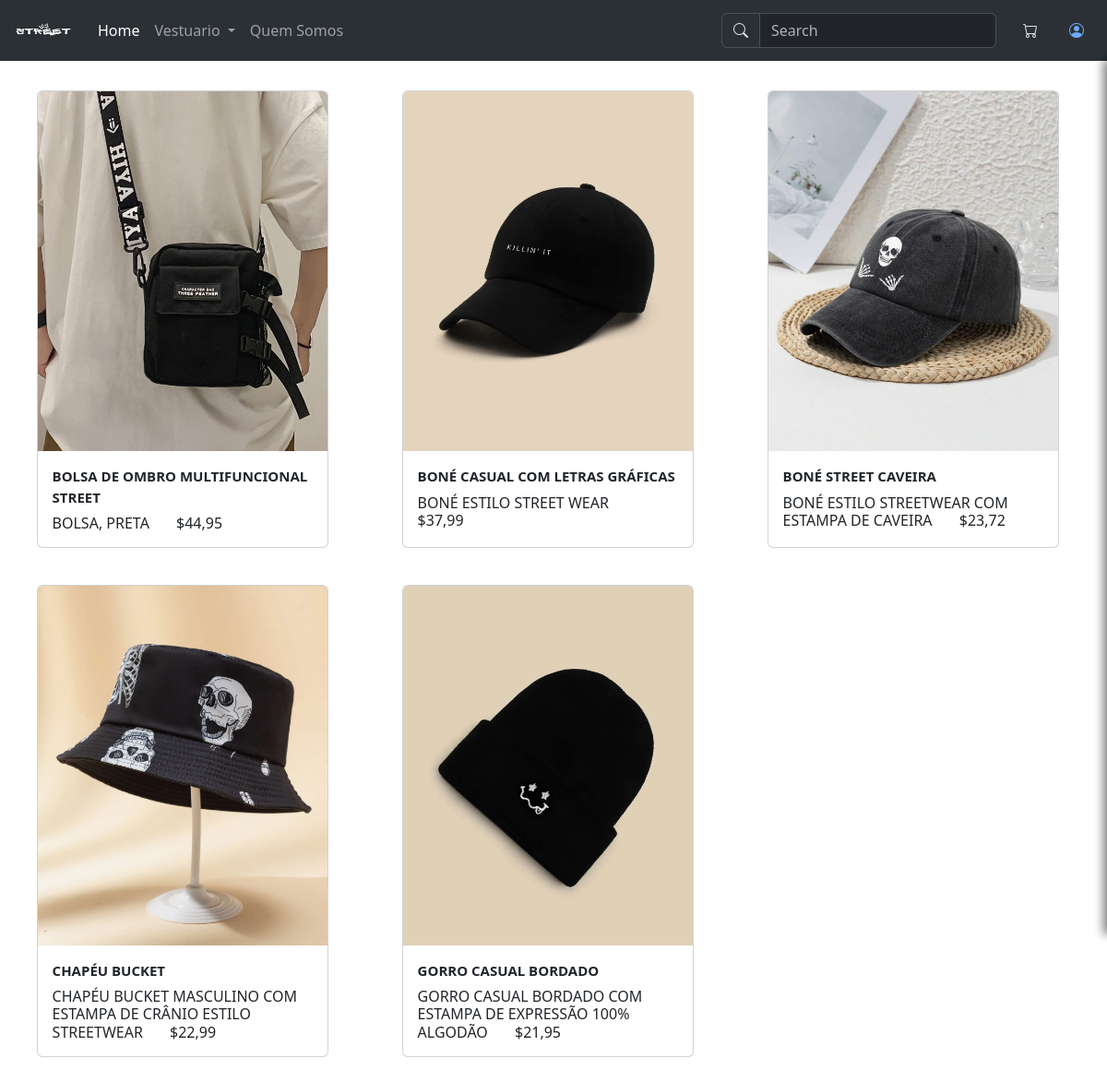
The app's page /index.php?pagina=catalogo&categoria=acessorio with its own data.
### tables this page shows
CREATE TABLE `produtos` (
  `id` int(11) NOT NULL,
  `categoria` varchar(255) NOT NULL,
  `nome_produto` varchar(255) NOT NULL,
  `descricao` varchar(255) NOT NULL,
  `preco` varchar(250) NOT NULL,
  `estoque` varchar(250) NOT NULL,
  `tamanho` varchar(255) NOT NULL,
  `Cor` varchar(255) NOT NULL,
  `Imagem_link_1` varchar(255) NOT NULL,
  `Imagem_link_2` varchar(255) NOT NULL
);

### modules/catalogo.php (the view)
<?php
include_once('conexao.php');
$select = "SELECT * FROM produtos WHERE categoria = '$_GET[categoria]'";
$res= $conexao->query($select);
while($resX = mysqli_fetch_assoc($res)){
    echo"
    <div class='card' style='width: 80%;'><a  href='./index.php?pagina=produto&id=$resX[id]'><img src='$resX[Imagem_link_1]' class='card-img-top' alt='...' style='width: 100%; height: 390px; object-fit: cover;'></a>
        <svg onclick='addcarrinho($resX[id])' xmlns='http://www.w3.org/2000/svg' width='40' height='40' fill='currentColor' class='bi bi-bag-plus-fill' viewBox='0 0 16 16'>
        <path fill-rule='evenodd' d='M10.5 3.5a2.5 2.5 0 0 0-5 0V4h5zm1 0V4H15v10a2 2 0 0 1-2 2H3a2 2 0 0 1-2-2V4h3.5v-.5a3.5 3.5 0 1 1 7 0M8.5 8a.5.5 0 0 0-1 0v1.5H6a.5.5 0 0 0 0 1h1.5V12a.5.5 0 0 0 1 0v-1.5H10a.5.5 0 0 0 0-1H8.5z'/>
        </svg>
        <div class='card-body'>
        <p class='card-title text-start' style='font-size: 15px;font-weight: bold;'>$resX[nome_produto]</p>
        <h6 class='card-text text-start' >$resX[descricao]<span class='text-end'style='margin-left:25px'> $$resX[preco]</span></h6>
        </div>
        </div>";
}

### css/style.css (style rules this page uses)
body { padding-top: 50px; }
* { margin: 0; padding: 0; box-sizing: border-box; }

### components/catalogo/styles.css (style rules this page uses)
.card { margin-bottom: 10%; overflow: hidden; }

### records on screen
produtos: Imagem_link_1 (picture), nome_produto "BOLSA DE OMBRO MULTIFUNCIONAL STREET", descricao "BOLSA, PRETA", preco "44,95"
produtos: Imagem_link_1 (picture), nome_produto "BONÉ CASUAL COM LETRAS GRÁFICAS", descricao "BONÉ ESTILO STREET WEAR", preco "37,99"
produtos: Imagem_link_1 (picture), nome_produto "BONÉ STREET CAVEIRA", descricao "BONÉ ESTILO STREETWEAR COM ESTAMPA DE CAVEIRA", preco "23,72"
produtos: Imagem_link_1 (picture), nome_produto "CHAPÉU BUCKET", descricao "CHAPÉU BUCKET MASCULINO COM ESTAMPA DE CRÂNIO ESTILO STREETWEAR", preco "22,99"
produtos: Imagem_link_1 (picture), nome_produto "GORRO CASUAL BORDADO", descricao "GORRO CASUAL BORDADO COM ESTAMPA DE EXPRESSÃO 100% ALGODÃO", preco "21,95"
